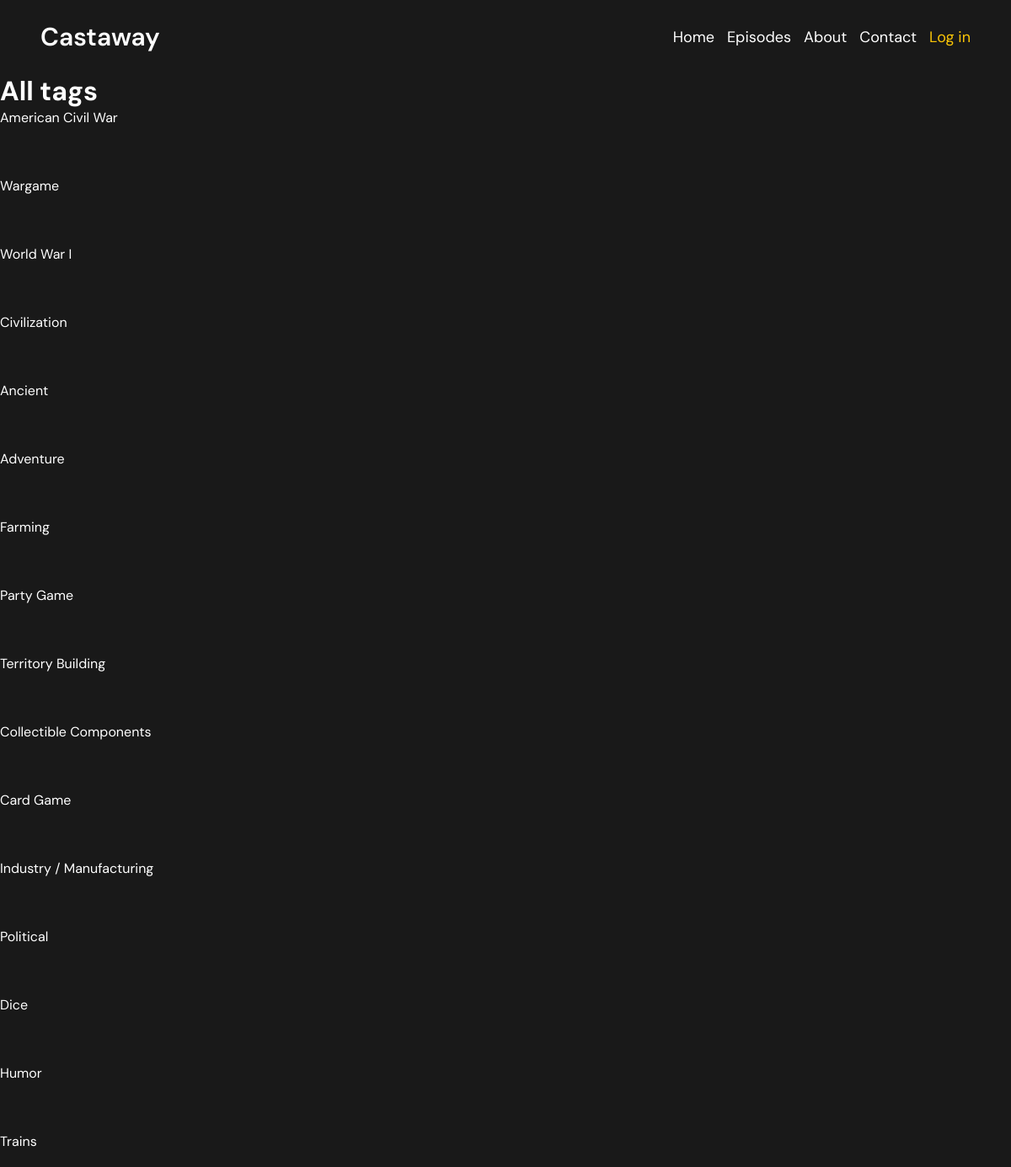
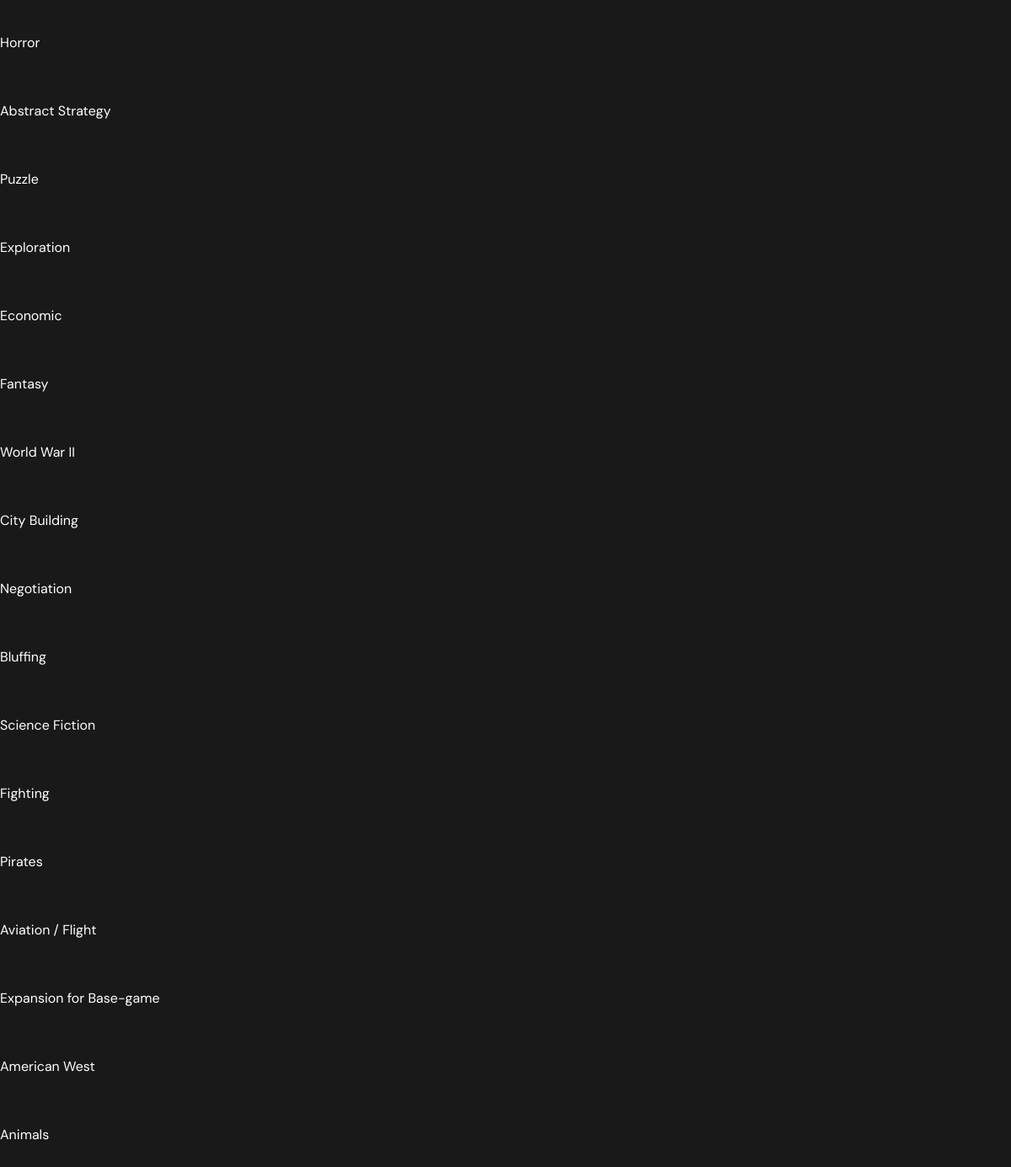
The app's page /tags/ with its own data (2 pictures, top to bottom).
### home/models.py (models this page shows, shortened)
class Tags(models.Model):
    name = models.CharField(max_length=50)
    slug = models.SlugField(max_length=50, unique=True)
    def get_absolute_url(self):
        return reverse('show_tags', kwargs={"tag_slug": self.slug})
    class Meta:
        verbose_name_plural = 'Tags'

### home/views.py (the view)
# urls.py: path('tags/', views.show_all_tags, name='show_all_tags'),
def show_all_tags(request):
    tags = Tags.objects.all()
    return render(request, 'all_tags.html', {'tags': tags})

### home/templates/all_tags.html
{% extends 'base.html' %}
{% block content %}
    <h1>All tags</h1>
    {% for tag in tags %}
        <a class="section-2-tags" href="{{ tag.get_absolute_url }}">{{ tag.name }}</a>
    {% endfor %}
{% endblock %}

### home/static/css/styles.css (style rules this page uses)
* { margin: 0; padding: 0; box-sizing: border-box; color: #fff; font-family: "DM Sans", serif; }
body { background-color: #191919; }
a { text-decoration: none; color: #fff; }
.section-2-tags { display: flex; flex-wrap: wrap; align-content: ; gap: 10px; margin-bottom: 5%; }

### records on screen
Tags: name "American Civil War"
Tags: name "Wargame"
Tags: name "World War I"
Tags: name "Civilization"
Tags: name "Ancient"
Tags: name "Adventure"
Tags: name "Farming"
Tags: name "Party Game"
Tags: name "Territory Building"
Tags: name "Collectible Components"
Tags: name "Card Game"
Tags: name "Industry / Manufacturing"
Tags: name "Political"
Tags: name "Dice"
Tags: name "Humor"
Tags: name "Trains"
Tags: name "Horror"
Tags: name "Abstract Strategy"
Tags: name "Puzzle"
Tags: name "Exploration"
Tags: name "Economic"
Tags: name "Fantasy"
Tags: name "World War II"
Tags: name "City Building"
Tags: name "Negotiation"
Tags: name "Bluffing"
Tags: name "Science Fiction"
Tags: name "Fighting"
Tags: name "Pirates"
Tags: name "Aviation / Flight"
Tags: name "Expansion for Base-game"
Tags: name "American West"
Tags: name "Animals"
